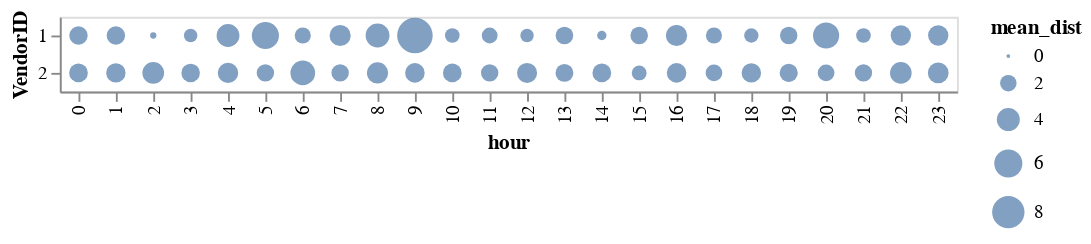

The notebook cell this image was saved under:
### Markdown cell above
### For mark_circle, mark_square, mark_point, we can use their size (area) to encode a numeric value

### Code cell
alt.Chart(df[df['day']==17]).mark_circle().encode(
    x = alt.X('hour:N'),
    y = alt.Y('VendorID:N'),
    size= 'mean_dist:Q'
).transform_aggregate(
    mean_dist='mean(Trip_distance)',
    groupby=["VendorID", "hour"]
)

### Figure 1 — Vega-Lite specification as saved in the notebook (floating-point values rounded to 4 significant figures; data arrays with more than 128 entries replaced by an {"elided": "..."} marker saying what was removed)
{"config": {"view": {"continuousWidth": 400, "continuousHeight": 300}}, "data": {"name": "data-8cf7e51640dc48adda16671a14a4507c"}, "mark": "circle", "encoding": {"size": {"type": "quantitative", "field": "mean_dist"}, "x": {"type": "nominal", "field": "hour"}, "y": {"type": "nominal", "field": "VendorID"}}, "transform": [{"aggregate": [{"op": "mean", "field": "Trip_distance", "as": "mean_dist"}], "groupby": ["VendorID", "hour"]}], "$schema": "https://vega.github.io/schema/vega-lite/v4.0.2.json", "datasets": {"data-8cf7e51640dc48adda16671a14a4507c": {"elided": "881 records"}}}
